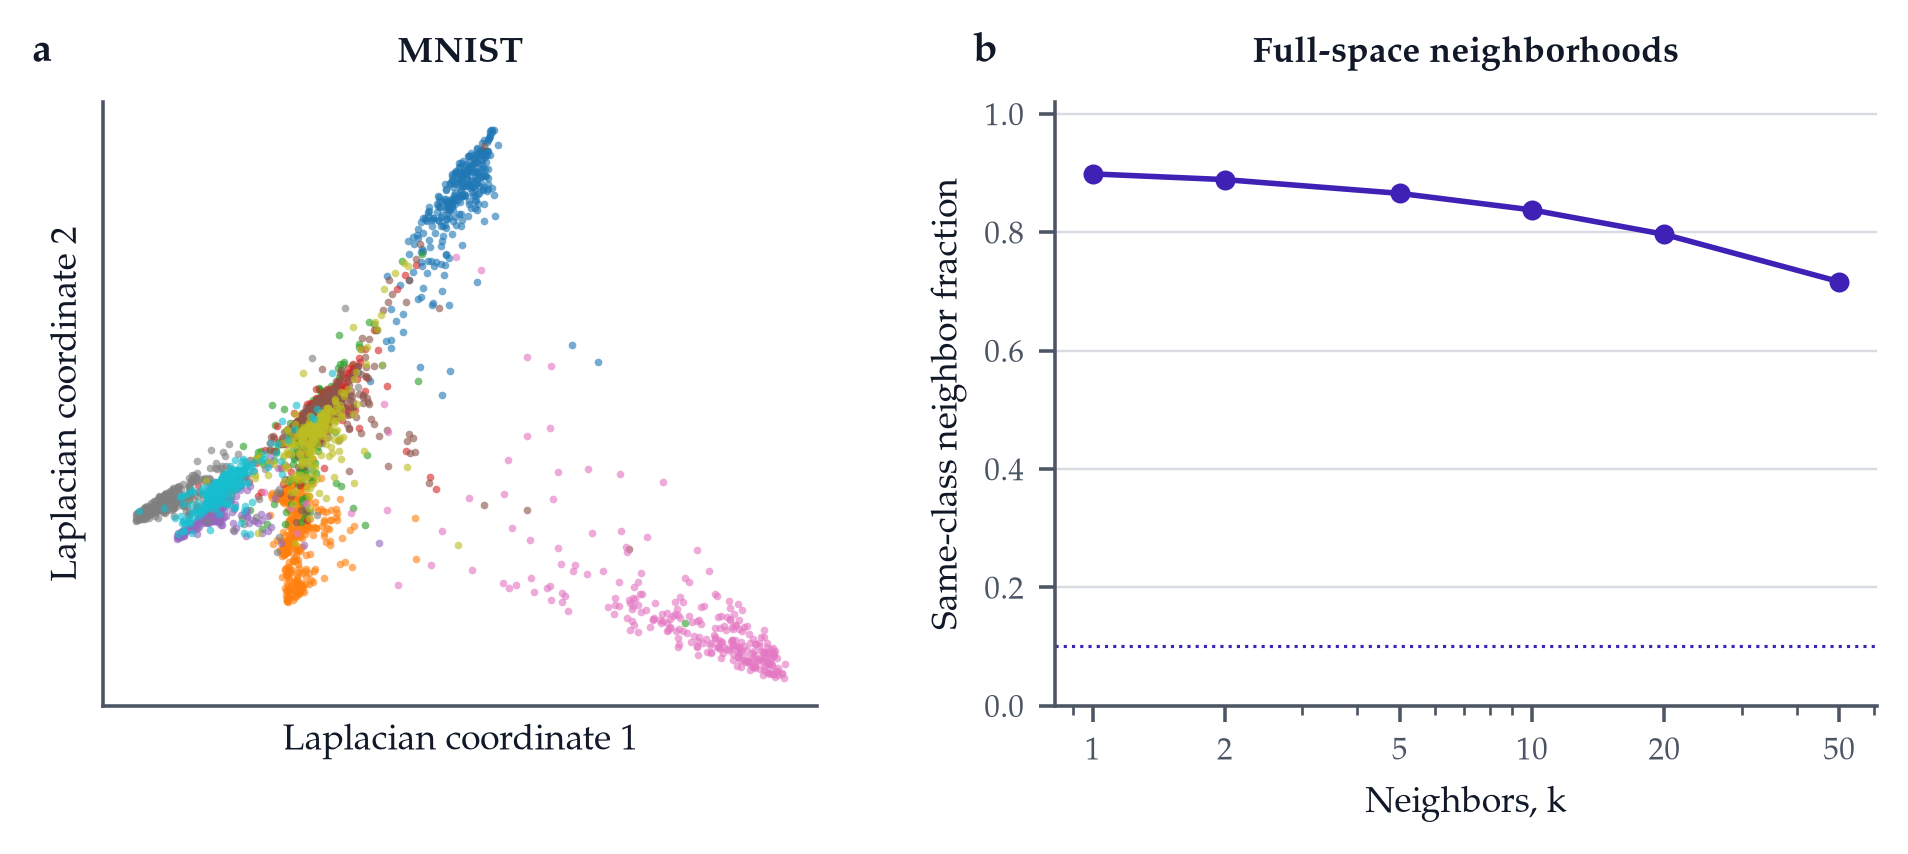

The Python source for this figure:
"""Render Laplacian projections with a full-space neighborhood audit."""

from __future__ import annotations

import argparse
import json
from pathlib import Path

import matplotlib as mpl
import matplotlib.pyplot as plt
import numpy as np
from sklearn.manifold import SpectralEmbedding
from sklearn.neighbors import NearestNeighbors
from sklearn.preprocessing import normalize

AXYM = "#3F21B6"
INK = "#111827"
MUTED = "#4B5563"
RULE = "#D8DCE2"
MNIST_COLORS = tuple(plt.get_cmap("tab10").colors)


def _style():
    mpl.rcParams.update(
        {
            "font.family": "serif",
            "font.serif": ["P052", "Palatino", "DejaVu Serif"],
            "font.size": 8,
            "axes.labelsize": 8,
            "xtick.labelsize": 7,
            "ytick.labelsize": 7,
            "legend.fontsize": 6.7,
            "axes.spines.top": False,
            "axes.spines.right": False,
            "axes.edgecolor": MUTED,
            "axes.labelcolor": INK,
            "xtick.color": MUTED,
            "ytick.color": MUTED,
            "pdf.fonttype": 42,
            "ps.fonttype": 42,
        }
    )


def _load(path: Path):
    values = np.load(path)
    x = normalize(values["geometry_representations"].astype(np.float64))
    y = values["geometry_labels"].astype(np.int64)
    return x, y


def _embedding(x):
    return SpectralEmbedding(
        n_components=2,
        affinity="nearest_neighbors",
        n_neighbors=20,
        eigen_solver="arpack",
        random_state=1701,
        n_jobs=-1,
    ).fit_transform(x)


def _purity(x, y, ks):
    neighbors = NearestNeighbors(
        n_neighbors=max(ks) + 1,
        metric="cosine",
        n_jobs=-1,
    ).fit(x)
    indices = neighbors.kneighbors(return_distance=False)[:, 1:]
    values = [np.mean(y[indices[:, :k]] == y[:, None]) for k in ks]
    proportions = np.unique(y, return_counts=True)[1] / len(y)
    chance = float(np.sum(proportions**2))
    return np.asarray(values), chance


def _projection_panel(ax, embedding, labels, colors):
    classes = np.unique(labels)
    for color, class_id in zip(colors, classes, strict=True):
        selected = labels == class_id
        ax.scatter(
            embedding[selected, 0],
            embedding[selected, 1],
            s=3.0,
            alpha=0.62,
            color=color,
            linewidths=0,
            rasterized=True,
        )
    ax.set_xlabel("Laplacian coordinate 1")
    ax.set_ylabel("Laplacian coordinate 2")
    ax.set_xticks([])
    ax.set_yticks([])


def _panel_title(ax, label, title):
    ax.text(-0.10, 1.05, label, transform=ax.transAxes, va="bottom", ha="left",
            color=INK, fontweight="bold", fontsize=9)
    ax.text(0.5, 1.05, title, transform=ax.transAxes, va="bottom", ha="center",
            color=INK, fontweight="bold")


def main():
    parser = argparse.ArgumentParser()
    parser.add_argument("--mnist", type=Path, required=True)
    parser.add_argument("--cifar", type=Path)
    parser.add_argument("--output", type=Path, required=True)
    arguments = parser.parse_args()

    _style()
    ks = (1, 2, 5, 10, 20, 50)
    datasets = [("MNIST", *_load(arguments.mnist))]
    if arguments.cifar is not None:
        datasets.append(("CIFAR-100", *_load(arguments.cifar)))
    fig, axes = plt.subplots(
        1, len(datasets) + 1, figsize=(7.15, 2.45),
        gridspec_kw={"width_ratios": (1.0,) * len(datasets) + (1.15,), "wspace": 0.31},
    )
    record = {"neighbors": list(ks)}
    styles = {"MNIST": (AXYM, "o"), "CIFAR-100": ("#0072B2", "s")}
    for index, (name, x, y) in enumerate(datasets):
        classes = np.unique(y)
        if len(classes) > 10:
            # Visualize ten fixed classes; neighborhoods below use all classes.
            shown = np.sort(np.random.default_rng(1701).choice(classes, 10, replace=False))
            selected = np.isin(y, shown)
            embedding_x, embedding_y = x[selected], y[selected]
            title = f"{name} (10 classes)"
        else:
            embedding_x, embedding_y, title = x, y, name
        _projection_panel(axes[index], _embedding(embedding_x), embedding_y, MNIST_COLORS)
        _panel_title(axes[index], "abc"[index], title)
        purity, chance = _purity(x, y, ks)
        color, marker = styles[name]
        axes[-1].plot(ks, purity, color=color, marker=marker, markersize=3.5,
                      linewidth=1.25, label=name)
        axes[-1].axhline(chance, color=color, linewidth=0.7, linestyle=":")
        record[name.lower().replace("-", "")] = {
            "observations": int(len(y)),
            "same_class_fraction": purity.tolist(),
            "class_frequency_chance": chance,
        }
    neighborhood_axis = axes[-1]
    neighborhood_axis.set_xscale("log")
    neighborhood_axis.set_xticks(ks, [str(k) for k in ks])
    neighborhood_axis.set_ylim(0.0, 1.02)
    neighborhood_axis.set_xlabel("Neighbors, k")
    neighborhood_axis.set_ylabel("Same-class neighbor fraction")
    neighborhood_axis.grid(axis="y", color=RULE, linewidth=0.55)
    if len(datasets) > 1:
        neighborhood_axis.legend(frameon=False, fontsize=7, loc="upper right")
    _panel_title(neighborhood_axis, "abc"[len(datasets)], "Full-space neighborhoods")

    arguments.output.parent.mkdir(parents=True, exist_ok=True)
    fig.savefig(arguments.output.with_suffix(".pdf"), bbox_inches="tight", transparent=True)
    fig.savefig(arguments.output.with_suffix(".png"), bbox_inches="tight", transparent=True, dpi=320)
    plt.close(fig)
    arguments.output.with_suffix(".json").write_text(json.dumps(record, indent=2, sort_keys=True) + "\n")


if __name__ == "__main__":
    main()
